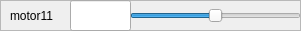
       <widget class="QFrame" name="frame_28">
        <property name="geometry">
         <rect>
          <x>0</x>
          <y>570</y>
          <width>301</width>
          <height>31</height>
         </rect>
        </property>
        <property name="frameShape">
         <enum>QFrame::StyledPanel</enum>
        </property>
        <property name="frameShadow">
         <enum>QFrame::Raised</enum>
        </property>
        <widget class="QSlider" name="motor11">
         <property name="geometry">
          <rect>
           <x>130</x>
           <y>0</y>
           <width>171</width>
           <height>31</height>
          </rect>
         </property>
         <property name="minimum">
          <number>-50</number>
         </property>
         <property name="maximum">
          <number>50</number>
         </property>
         <property name="orientation">
          <enum>Qt::Horizontal</enum>
         </property>
        </widget>
        <widget class="QLabel" name="label_27">
         <property name="geometry">
          <rect>
           <x>10</x>
           <y>0</y>
           <width>91</width>
           <height>31</height>
          </rect>
         </property>
         <property name="text">
          <string>motor11</string>
         </property>
        </widget>
        <widget class="QFrame" name="frame_29">
         <property name="geometry">
          <rect>
           <x>40</x>
           <y>30</y>
           <width>301</width>
           <height>31</height>
          </rect>
         </property>
         <property name="frameShape">
          <enum>QFrame::StyledPanel</enum>
         </property>
         <property name="frameShadow">
          <enum>QFrame::Raised</enum>
         </property>
         <widget class="QSlider" name="horizontalSlider_22">
          <property name="geometry">
           <rect>
            <x>70</x>
            <y>0</y>
            <width>231</width>
            <height>31</height>
           </rect>
          </property>
          <property name="orientation">
           <enum>Qt::Horizontal</enum>
          </property>
         </widget>
         <widget class="QLabel" name="label_28">
          <property name="geometry">
           <rect>
            <x>10</x>
            <y>0</y>
            <width>91</width>
            <height>31</height>
           </rect>
          </property>
          <property name="text">
           <string>motor0</string>
          </property>
         </widget>
        </widget>
        <widget class="QLineEdit" name="setPoint_motor11">
         <property name="geometry">
          <rect>
           <x>70</x>
           <y>0</y>
           <width>61</width>
           <height>31</height>
          </rect>
         </property>
         <property name="readOnly">
          <bool>true</bool>
         </property>
        </widget>
       </widget>
